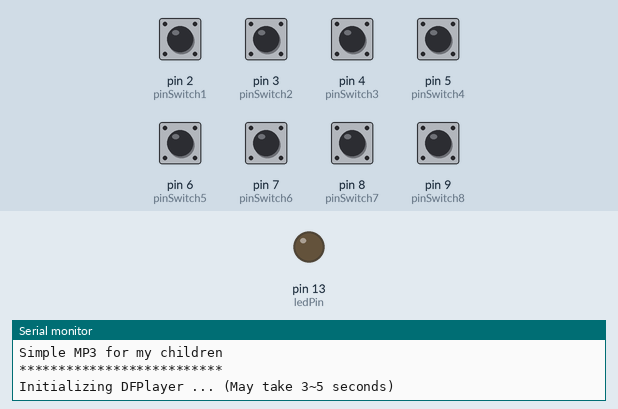
Recording of a sketch running on a simulated Arduino Uno, built with avr-gcc and run on an emulated ATmega328P. Parts: output pins drawn as LEDs (lit = HIGH), the last lines printed to the serial monitor. Dashed ring = blinking. The inputs (shaded band) are chosen by the test bench; at power-on: pin 2 (pinSwitch1), pin 3 (pinSwitch2), pin 4 (pinSwitch3), pin 5 (pinSwitch4), pin 6 (pinSwitch5), pin 7 (pinSwitch6), pin 8 (pinSwitch7), pin 9 (pinSwitch8) HIGH. The audio player accepts every command and is not drawn.

Above: at 0.1 s.
At 1.7 s:
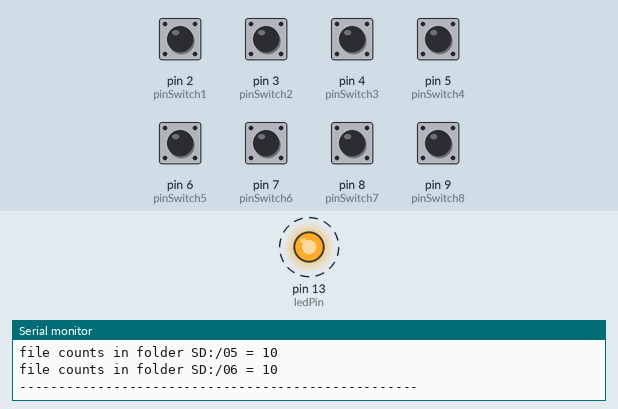
1.8 s: pin 2 (pinSwitch1) pulled LOW for 0.15 s
4.8 s: pin 8 (pinSwitch7) pulled LOW for 0.15 s
7.8 s: pin 2 (pinSwitch1) pulled LOW for 1 s
At 9.2 s:
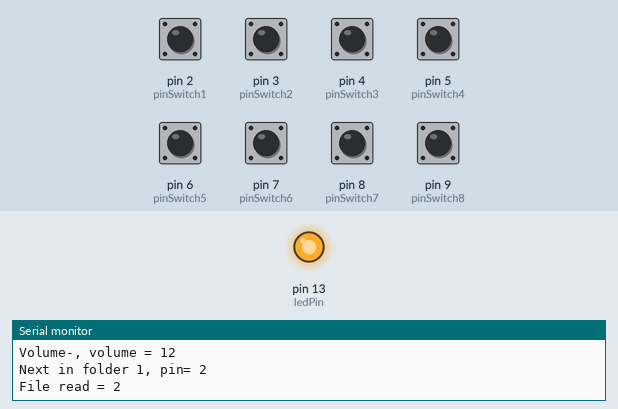
Timing chart, 0 to 10.8 s (numbered marks = the images above; inputs shaded):
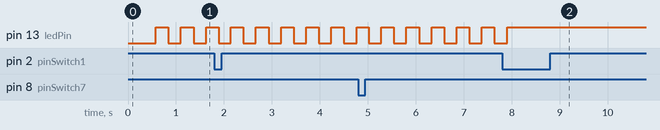

Measured:
- after the input at 7.8 s, pin 13 (ledPin): goes on until 7.9 s, then stays HIGH
- by itself, pin 13 (ledPin): alternates HIGH for 0.26 s and LOW for 0.26 s

The sketch:

SimpleMP3.ino
```cpp
/***************************************************
 Author : Cedric Debetaz
 Date : 08.08.2018

 Project:
 MP3 Simple player base on
 - DFPlayer : https://github.com/DFRobot/DFRobotDFPlayerMini
 - debounce : https://github.com/Mokolea/InputDebounce/

 Version:
 00 : 2018.08.08 - Initial release
 01 : 2018.09.05 - Change debounce library
 02 : 2018.09.09 - play next song if already in the folder

 ****************************************************/

#include "Arduino.h"
#include "SoftwareSerial.h"
#include "DFRobotDFPlayerMini.h"
#include "InputDebounce.h"

#define BUTTON_DEBOUNCE_DELAY   100   // [ms]

// Declaration ------------------------------------------------------
void printDetail(uint8_t type, int value);  // Print some details of DFplayer module
void SerialPrint (char str1[], int value);
void ToggleLed();

SoftwareSerial mySoftwareSerial(10, 11);    // RX, TX, for communication with DFPLayer
DFRobotDFPlayerMini myDFPlayer;             // DFplayer

int volume;                                 // Volume for Speaker
int folder;                                 // Actual folder
unsigned long now;                          // Actual time
int dfStatus;                               // Status of the dfplayer

const int ledPin = LED_BUILTIN;             // the number of the LED pin // 13;
static const int pinSwitch1 = 2;
static const int pinSwitch2 = 3;
static const int pinSwitch3 = 4;
static const int pinSwitch4 = 5;
static const int pinSwitch5 = 6;
static const int pinSwitch6 = 7;
static const int pinSwitch7 = 8;            // Volume-
static const int pinSwitch8 = 9;            // Volume+

static InputDebounce buttonTest1;           // Not enabled yet, setup has to be called first, see setup() below
static InputDebounce buttonTest2;
static InputDebounce buttonTest3;
static InputDebounce buttonTest4;
static InputDebounce buttonTest5;
static InputDebounce buttonTest6;
static InputDebounce buttonTest7;
static InputDebounce buttonTest8;


//-----------------------------------------------------
void setup()
{
  // initialize digital pin as an output
  pinMode(ledPin, OUTPUT);

  mySoftwareSerial.begin(9600);
  Serial.begin(115200);

  // register callback functions (shared, used by all buttons)
  buttonTest1.registerCallbacks(buttonTest_pressedCallback, NULL, NULL, NULL);
  buttonTest2.registerCallbacks(buttonTest_pressedCallback, NULL, NULL, NULL);
  buttonTest3.registerCallbacks(buttonTest_pressedCallback, NULL, NULL, NULL);
  buttonTest4.registerCallbacks(buttonTest_pressedCallback, NULL, NULL, NULL);
  buttonTest5.registerCallbacks(buttonTest_pressedCallback, NULL, NULL, NULL);
  buttonTest6.registerCallbacks(buttonTest_pressedCallback, NULL, NULL, NULL);
  buttonTest7.registerCallbacks(buttonTest_pressedCallback, NULL, NULL, NULL);
  buttonTest8.registerCallbacks(buttonTest_pressedCallback, NULL, NULL, NULL);

  // setup input buttons (debounced)
  buttonTest1.setup(pinSwitch1, BUTTON_DEBOUNCE_DELAY, InputDebounce::PIM_INT_PULL_UP_RES);
  buttonTest2.setup(pinSwitch2, BUTTON_DEBOUNCE_DELAY, InputDebounce::PIM_INT_PULL_UP_RES);
  buttonTest3.setup(pinSwitch3, BUTTON_DEBOUNCE_DELAY, InputDebounce::PIM_INT_PULL_UP_RES);
  buttonTest4.setup(pinSwitch4, BUTTON_DEBOUNCE_DELAY, InputDebounce::PIM_INT_PULL_UP_RES);
  buttonTest5.setup(pinSwitch5, BUTTON_DEBOUNCE_DELAY, InputDebounce::PIM_INT_PULL_UP_RES);
  buttonTest6.setup(pinSwitch6, BUTTON_DEBOUNCE_DELAY, InputDebounce::PIM_INT_PULL_UP_RES);
  buttonTest7.setup(pinSwitch7, BUTTON_DEBOUNCE_DELAY, InputDebounce::PIM_INT_PULL_UP_RES);
  buttonTest8.setup(pinSwitch8, BUTTON_DEBOUNCE_DELAY, InputDebounce::PIM_INT_PULL_UP_RES);

  Serial.println();
  Serial.println(F("Simple MP3 for my children"));
  Serial.println("**************************");
  Serial.println();
  Serial.println(F("Initializing DFPlayer ... (May take 3~5 seconds)"));

  if (!myDFPlayer.begin(mySoftwareSerial)) {  //Use softwareSerial to communicate with mp3.
    Serial.println(F("Unable to begin:"));
    Serial.println(F("1.Please recheck the connection!"));
    Serial.println(F("2.Please insert the SD card!"));
    while(true);
  }
  Serial.println(F("DFPlayer Mini online."));

  //----Set paramters----
  myDFPlayer.setTimeOut(500); //Set serial communictaion time out 500ms
  myDFPlayer.volume(15);  //Set volume value (0~30).
  myDFPlayer.EQ(DFPLAYER_EQ_NORMAL); //----Set different EQ----
  myDFPlayer.outputDevice(DFPLAYER_DEVICE_SD);//----Set device we use SD as default----

  //----Read imformation----
  Serial.println ("---------------- DFplayer Status -------------------");
  SerialPrint("state = ", myDFPlayer.readState()); //read mp3 state
  SerialPrint("Volume = ",myDFPlayer.readVolume()); //read current volume
  SerialPrint("EQ = ",myDFPlayer.readEQ()); //read EQ setting
  SerialPrint("File counts = ",myDFPlayer.readFileCounts()); //read all file counts in SD card
  SerialPrint("Current play file number =",myDFPlayer.readCurrentFileNumber()); //read current play file number
  SerialPrint("file counts in folder SD:/01 = ",myDFPlayer.readFileCountsInFolder(1)); //read file counts in folder SD:/01
  SerialPrint("file counts in folder SD:/02 = ",myDFPlayer.readFileCountsInFolder(2)); //read file counts in folder SD:/02
  SerialPrint("file counts in folder SD:/03 = ",myDFPlayer.readFileCountsInFolder(3)); //read file counts in folder SD:/03
  SerialPrint("file counts in folder SD:/04 = ",myDFPlayer.readFileCountsInFolder(4)); //read file counts in folder SD:/04
  SerialPrint("file counts in folder SD:/05 = ",myDFPlayer.readFileCountsInFolder(5)); //read file counts in folder SD:/05
  SerialPrint("file counts in folder SD:/06 = ",myDFPlayer.readFileCountsInFolder(6)); //read file counts in folder SD:/06
  Serial.println ("---------------------------------------------------");

  folder = 0;

}

//------------------------------------------------------------
void loop()
{
  now = millis();

  // Led for status
  dfStatus = myDFPlayer.readState();
  //SerialPrint("Dfstatus = ",dfStatus);
  if(dfStatus==512){//state wait
    digitalWrite(ledPin, Toggle());
  }
  else if(dfStatus==-1){//state error
    digitalWrite(ledPin, Toggle());
  }
  else if(dfStatus==513){//read mp3
    digitalWrite(ledPin, true);
  }

  // poll button state
  buttonTest1.process(now); // callbacks called in context of this function
  buttonTest2.process(now);
  buttonTest3.process(now);
  buttonTest4.process(now);
  buttonTest5.process(now);
  buttonTest6.process(now);
  buttonTest7.process(now);
  buttonTest8.process(now);

  if (myDFPlayer.available()) {
    printDetail(myDFPlayer.readType(), myDFPlayer.read()); //Print the detail message from DFPlayer to handle different errors and states.
  }


}


//---------------------------------------------------
void SerialPrint (char Str1[], int value)
{
   Serial.print(Str1);
   Serial.println(value);
}

//-----------------------------------------------------
bool Toggle (void){
  static unsigned long   ulPreviousMillis = 0;        // will store last time
  const long lInterval = 250;           // interval at wich to stay in config mode (milliseconds)
  static bool bToggle;

  if (millis() - ulPreviousMillis >= lInterval){
    ulPreviousMillis=millis();
    bToggle=!bToggle;
  }
  return bToggle;
}


//---------------------------------------------------
void buttonTest_pressedCallback(uint8_t pinIn)
{
  switch (pinIn){
      case 2: // Folder 1
        if (folder==1){ // next song
          myDFPlayer.next(); //next song.
          SerialPrint ("Next in folder 1, pin= ",pinIn);
          SerialPrint ("File read = ", myDFPlayer.readCurrentFileNumber());
        }
        else { // play folder 1
          myDFPlayer.loopFolder(1); //loop all mp3 files in folder SD:/01.
          SerialPrint ("Play folder 1, pin= ",pinIn);
        }
        folder=1;
        break;
      case 3: // Folder 2
        if (folder==2){ // next song
          myDFPlayer.next(); //next song.
          SerialPrint ("Next in folder 2, pin= ",pinIn);
          SerialPrint ("File read = ", myDFPlayer.readCurrentFileNumber());
        }
        else { // play folder 2
          myDFPlayer.loopFolder(2); //loop all mp3 files in folder SD:/02.
          SerialPrint ("Play folder 2, pin= ",pinIn);
        }
        folder=2;
        break;
      case 4: // Folder 3
        if (folder==3){ // next song
          myDFPlayer.next(); //next song.
          SerialPrint ("Next in folder 3, pin= ",pinIn);
          SerialPrint ("File read = ", myDFPlayer.readCurrentFileNumber());
        }
        else { // play folder 3
          myDFPlayer.loopFolder(3); //loop all mp3 files in folder SD:/03.
          SerialPrint ("Play folder 3, pin= ",pinIn);
        }
        folder=3;
        break;
      case 5: // Folder 4
        if (folder==4){ // next song
          myDFPlayer.next(); //next song.
          SerialPrint ("Next in folder 4, pin= ",pinIn);
          SerialPrint ("File read = ", myDFPlayer.readCurrentFileNumber());
        }
        else { // play folder 4
          myDFPlayer.loopFolder(4); //loop all mp3 files in folder SD:/04.
          SerialPrint ("Play folder 4, pin= ",pinIn);
        }
        folder=4;
        break;
      case 6: // Folder 5
        if (folder==5){ // next song
          myDFPlayer.next(); //next song.
          SerialPrint ("Next in folder 5, pin= ",pinIn);
          SerialPrint ("File read = ", myDFPlayer.readCurrentFileNumber());
        }
        else { // play folder 5
          myDFPlayer.loopFolder(5); //loop all mp3 files in folder SD:/05.
          SerialPrint ("Play folder 5, pin= ",pinIn);
        }
        folder=5;
        break;
      case 7: // Folder 6
        if (folder==6){ // next song
          myDFPlayer.next(); //next song.
          SerialPrint ("Next in folder 6, pin= ",pinIn);
          SerialPrint ("File read = ", myDFPlayer.readCurrentFileNumber());
        }
        else { // play folder 6
          myDFPlayer.loopFolder(6); //loop all mp3 files in folder SD:/06.
          SerialPrint ("Play folder 6, pin= ",pinIn);
        }
        folder=6;
        break;
      case 8:
        volume=myDFPlayer.readVolume();
        if (volume>=3){
          volume-=3;
          myDFPlayer.volume(volume);
        }
        SerialPrint ("Volume-, volume = ",volume);
        break;
      case 9:
        volume=myDFPlayer.readVolume();
        if (volume<=27){
          volume+=3;
          myDFPlayer.volume(volume);
        }
        SerialPrint ("Volume+, volume = ",volume);
        break;
    }
}


//----Read status on DFplayer-------------------------------
void printDetail(uint8_t type, int value){
  switch (type) {
    case TimeOut:
      Serial.println(F("Time Out!"));
      break;
    case WrongStack:
      Serial.println(F("Stack Wrong!"));
      break;
    case DFPlayerCardInserted:
      Serial.println(F("Card Inserted!"));
      break;
    case DFPlayerCardRemoved:
      Serial.println(F("Card Removed!"));
      break;
    case DFPlayerCardOnline:
      Serial.println(F("Card Online!"));
      break;
    case DFPlayerUSBInserted:
      Serial.println("USB Inserted!");
      break;
    case DFPlayerUSBRemoved:
      Serial.println("USB Removed!");
      break;
    case DFPlayerPlayFinished:
      Serial.print(F("Number:"));
      Serial.print(value);
      Serial.println(F(" Play Finished!"));
      break;
    case DFPlayerError:
      Serial.print(F("DFPlayerError:"));
      switch (value) {
        case Busy:
          Serial.println(F("Card not found"));
          break;
        case Sleeping:
          Serial.println(F("Sleeping"));
          break;
        case SerialWrongStack:
          Serial.println(F("Get Wrong Stack"));
          break;
        case CheckSumNotMatch:
          Serial.println(F("Check Sum Not Match"));
          break;
        case FileIndexOut:
          Serial.println(F("File Index Out of Bound"));
          break;
        case FileMismatch:
          Serial.println(F("Cannot Find File"));
          break;
        case Advertise:
          Serial.println(F("In Advertise"));
          break;
        default:
          break;
      }
      break;
    default:
      break;
  }
}
```
